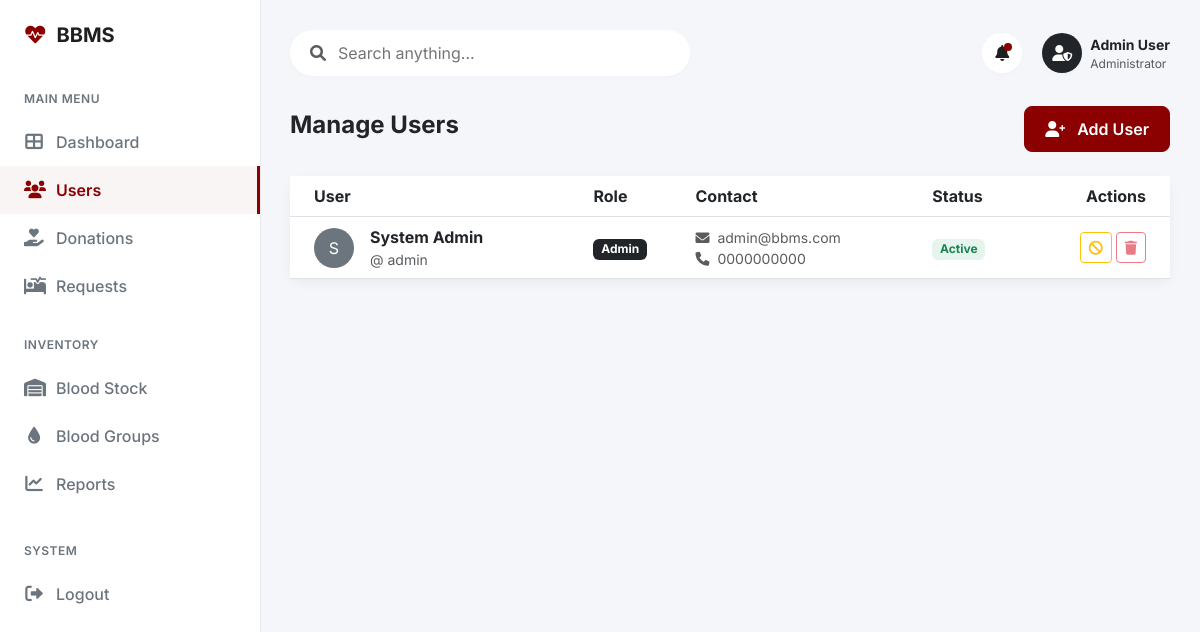
Screenshot of /admin/dashboard.php?page=users (signed in) with the database file from the repository.
### tables this page shows
CREATE TABLE `users` (
  `id` int(11) NOT NULL AUTO_INCREMENT,
  `first_name` varchar(50) NOT NULL,
  `last_name` varchar(50) NOT NULL,
  `sex` enum('Male','Female','Other') NOT NULL,
  `username` varchar(50) NOT NULL,
  `password_hash` varchar(255) NOT NULL,
  `phone` varchar(20) NOT NULL,
  `email` varchar(100) NOT NULL,
  `profile_picture` varchar(255) DEFAULT NULL,
  `user_type` enum('admin','donor') NOT NULL DEFAULT 'donor',
  `status` enum('active','not_active') NOT NULL DEFAULT 'active',
  `created_at` timestamp NOT NULL DEFAULT current_timestamp(),
  PRIMARY KEY (`id`),
  UNIQUE KEY `username` (`username`),
  UNIQUE KEY `email` (`email`)
);

### admin/views/users_view.php (the view, shortened to what this page needs)
<?php
$users = $pdo->query("SELECT * FROM users ORDER BY created_at DESC")->fetchAll();
?>
<div class="d-flex justify-content-between align-items-center mb-4">
    <h4 class="fw-bold text-dark">Manage Users</h4>
    <button type="button" class="btn btn-primary" data-bs-toggle="modal" data-bs-target="#addUserModal">
        <i class="fas fa-user-plus me-2"></i> Add User
    </button>
</div>
<div class="card card-custom">
    <div class="card-body p-0">
        <div class="table-responsive">
            <table class="table table-hover align-middle mb-0">
                <thead class="bg-light">
                    <tr>
                        <th class="ps-4">User</th>
                        <th>Role</th>
                        <th>Contact</th>
                        <th>Status</th>
                        <th class="text-end pe-4">Actions</th>
                    </tr>
                </thead>
                <tbody>
                    <?php foreach ($users as $user): ?>
                        <tr>
                            <td class="ps-4">
                                <div class="d-flex align-items-center">
                                    <div class="avatar me-3 bg-secondary text-white rounded-circle d-flex align-items-center justify-content-center"
                                        style="width: 40px; height: 40px;">
                                        <?php echo strtoupper(substr($user['first_name'], 0, 1)); ?>
                                    </div>
                                    <div>
                                        <div class="fw-bold text-dark">
                                            <?php echo htmlspecialchars($user['first_name'] . ' ' . $user['last_name']); ?>
                                        </div>
                                        <div class="text-muted small">
                                            @
                                            <?php echo htmlspecialchars($user['username']); ?>
                                        </div>
                                    </div>
                                </div>
                            </td>
                            <td>
                                <span
                                    class="badge <?php echo ($user['user_type'] == 'admin') ? 'bg-dark' : 'bg-info bg-opacity-10 text-info'; ?>">
                                    <?php echo ucfirst($user['user_type']); ?>
                                </span>
                            </td>
                            <td>
                                <div class="small text-muted"><i class="fas fa-envelope me-1"></i>
                                    <?php echo htmlspecialchars($user['email']); ?>
                                </div>
                                <div class="small text-muted"><i class="fas fa-phone me-1"></i>
                                    <?php echo htmlspecialchars($user['phone']); ?>
                                </div>
                            </td>
                            <td>
                                <span
                                    class="badge <?php echo ($user['status'] == 'active') ? 'bg-success bg-opacity-10 text-success' : 'bg-secondary'; ?>">
                                    <?php echo ucfirst($user['status']); ?>
                                </span>
                            </td>
                            <td class="text-end pe-4">
                                <div class="btn-group">
                                    <form action="" method="POST" class="d-inline">
                                        <button type="submit" name="toggle_status" class="btn btn-sm btn-outline-warning"
                                            title="Toggle Status">
                                            <i class="fas fa-ban"></i>
                                        </button>
                                    </form>
                                    <form action="" method="POST" class="d-inline ms-1"
                                        onsubmit="return confirm('Delete this user?');">
                                        <button type="submit" name="delete_user" class="btn btn-sm btn-outline-danger"
                                            title="Delete" <?php echo ($user['id'] == $_SESSION['user_id']) ? 'disabled' : ''; ?>>
                                            <i class="fas fa-trash"></i>
                                        </button>
                                    </form>
                                </div>
                            </td>
                        </tr>
                    <?php endforeach; ?>
                </tbody>
            </table>
        </div>
    </div>
</div>

### assets/css/style.css (style rules this page uses)
:root { --primary-color: #D20F2E; --primary-hover: #b00c26; --text-dark: #0D0D0D; --bg-light: #F6F7FB; --white: #FFFFFF; --card-radius: 16px; }
body { font-family: 'Inter', sans-serif; background-color: var(--bg-light); color: var(--text-dark); }
.btn-primary { background-color: var(--primary-color); border-color: var(--primary-color); border-radius: 8px; padding: 10px 20px; font-weight: 600; }
.card-custom { background-color: var(--white); border: none; border-radius: var(--card-radius); box-shadow: 0 4px 12px rgba(0, 0, 0, 0.05); transition: transform 0.2s; }
:root { --primary-color: #8B0000; --primary-light: #ab0000; --text-dark: #1F1F1F; --text-muted: #6C757D; --bg-light: #F4F6F9; --white: #FFFFFF; --sidebar-width: 260px; --header-height: 70px; --card-radius: 12px; }
body { background-color: var(--bg-light); font-family: 'Inter', sans-serif; }

### rows the page displays
users: first_name "S", first_name+last_name "System Admin", username "admin", user_type "Admin", email "admin@bbms.com", phone "0000000000", status "Active"
